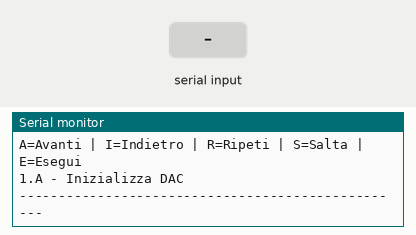
Simulated run of this sketch. Board: Arduino Uno, built with avr-gcc and run on an emulated ATmega328P. Parts: the last lines printed to the serial monitor. Inputs (shaded band) come from the test bench.

Above: at 1.8 s.
1.9 s: "A" received over Serial
At 2.02 s:
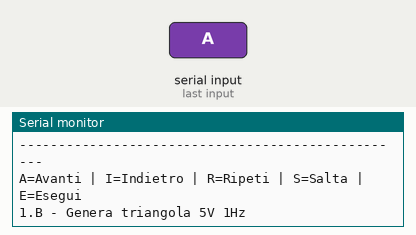
3.5 s: "S" received over Serial
At 3.62 s:
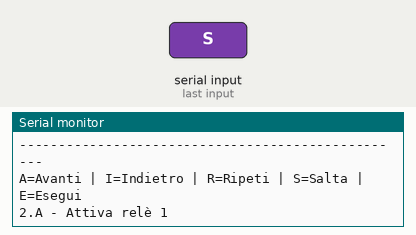
5.1 s: "E" received over Serial
At 5.19 s:
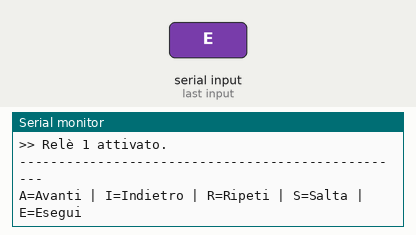
6.6 s: "A" received over Serial
At 6.72 s:
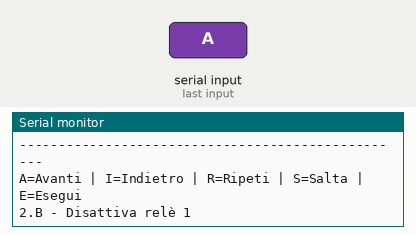
8.2 s: "E" received over Serial
At 9.6 s:
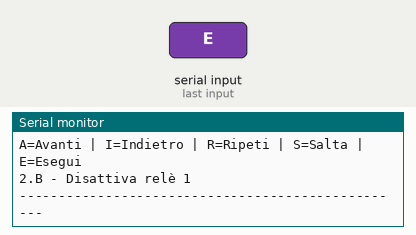

The sketch:

Test-guidato01.ino
```cpp
#include <avr/pgmspace.h>

// Tipo Step con descrizione in PROGMEM e funzione associata
typedef void (*StepFunction)();

struct Step {
  const char* desc;       // Descrizione in PROGMEM
  StepFunction execute;   // Funzione associata al passo
};

// Descrizioni in Flash
const char desc_1A[] PROGMEM = "1.A - Inizializza DAC";
const char desc_1B[] PROGMEM = "1.B - Genera triangola 5V 1Hz";
const char desc_2A[] PROGMEM = "2.A - Attiva relè 1";
const char desc_2B[] PROGMEM = "2.B - Disattiva relè 1";

// === Funzioni di test ===
void test_initDAC() {
  Serial.println(">> Inizializzazione DAC completata.");
  // qui puoi inizializzare realmente il DAC
}

void test_generateTriangola() {
  Serial.println(">> Generazione onda triangolare 5V 1Hz.");
  // codice che genera realmente l'onda
}

void test_attivaRele() {
  Serial.println(">> Relè 1 attivato.");
  // digitalWrite(RELE1_PIN, HIGH);
}

void test_disattivaRele() {
  Serial.println(">> Relè 1 disattivato.");
  // digitalWrite(RELE1_PIN, LOW);
}

// === Sequenza dei test ===
const Step testSequence[][5] PROGMEM = {
  {
    { desc_1A, test_initDAC },
    { desc_1B, test_generateTriangola },
    { nullptr, nullptr }
  },
  {
    { desc_2A, test_attivaRele },
    { desc_2B, test_disattivaRele },
    { nullptr, nullptr }
  }
};

const int numMainPoints = sizeof(testSequence) / sizeof(testSequence[0]);

int currentMain = 0;
int currentSub = 0;

void setup() {
  Serial.begin(9600);
  delay(500);
  Serial.println("Sistema di collaudo pronto.");
  printCurrentStep();
}

void loop() {
  if (Serial.available()) {
    char cmd = toupper(Serial.read());
    handleCommand(cmd);
    printCurrentStep();
  }
}

void handleCommand(char cmd) {
  switch (cmd) {
    case 'A': nextStep(); break;
    case 'I': prevStep(); break;
    case 'R': currentSub = 0; break;
    case 'S': skipToNextMain(); break;
    case 'E': executeCurrent(); break;
    default: Serial.println("Comando non valido. Usa A/I/R/S/E");
  }
}

bool hasStep(int mainIdx, int subIdx) {
  Step step;
  memcpy_P(&step, &testSequence[mainIdx][subIdx], sizeof(Step));
  return step.desc != nullptr;
}

void nextStep() {
  if (hasStep(currentMain, currentSub + 1)) {
    currentSub++;
  } else if (currentMain + 1 < numMainPoints) {
    currentMain++;
    currentSub = 0;
  }
}

void prevStep() {
  if (currentSub > 0) {
    currentSub--;
  } else if (currentMain > 0) {
    currentMain--;
    currentSub = 0;
  }
}

void skipToNextMain() {
  if (currentMain + 1 < numMainPoints) {
    currentMain++;
    currentSub = 0;
  }
}

void executeCurrent() {
  Step step;
  memcpy_P(&step, &testSequence[currentMain][currentSub], sizeof(Step));
  if (step.execute) step.execute();
}

void printCurrentStep() {
  Serial.println("--------------------------------------------------");
  Serial.println("A=Avanti | I=Indietro | R=Ripeti | S=Salta | E=Esegui");

  Step step;
  memcpy_P(&step, &testSequence[currentMain][currentSub], sizeof(Step));

  char buffer[64];
  if (step.desc != nullptr) {
    strcpy_P(buffer, step.desc);
    Serial.println(buffer);
  } else {
    Serial.println("(Nessun passo disponibile)");
  }

  Serial.println("--------------------------------------------------");
}
```

Measured:
- after the input at 1.9 s, the serial monitor: prints a new line after 0.11 s (image 1)
- after the input at 3.5 s, the serial monitor: prints a new line after 0.11 s (image 2)
- after the input at 5.1 s, the serial monitor: prints a new line at once (image 3)
- after the input at 6.6 s, the serial monitor: prints a new line after 0.11 s (image 4)
- after the input at 8.2 s, the serial monitor: prints a new line at once (image 5)
